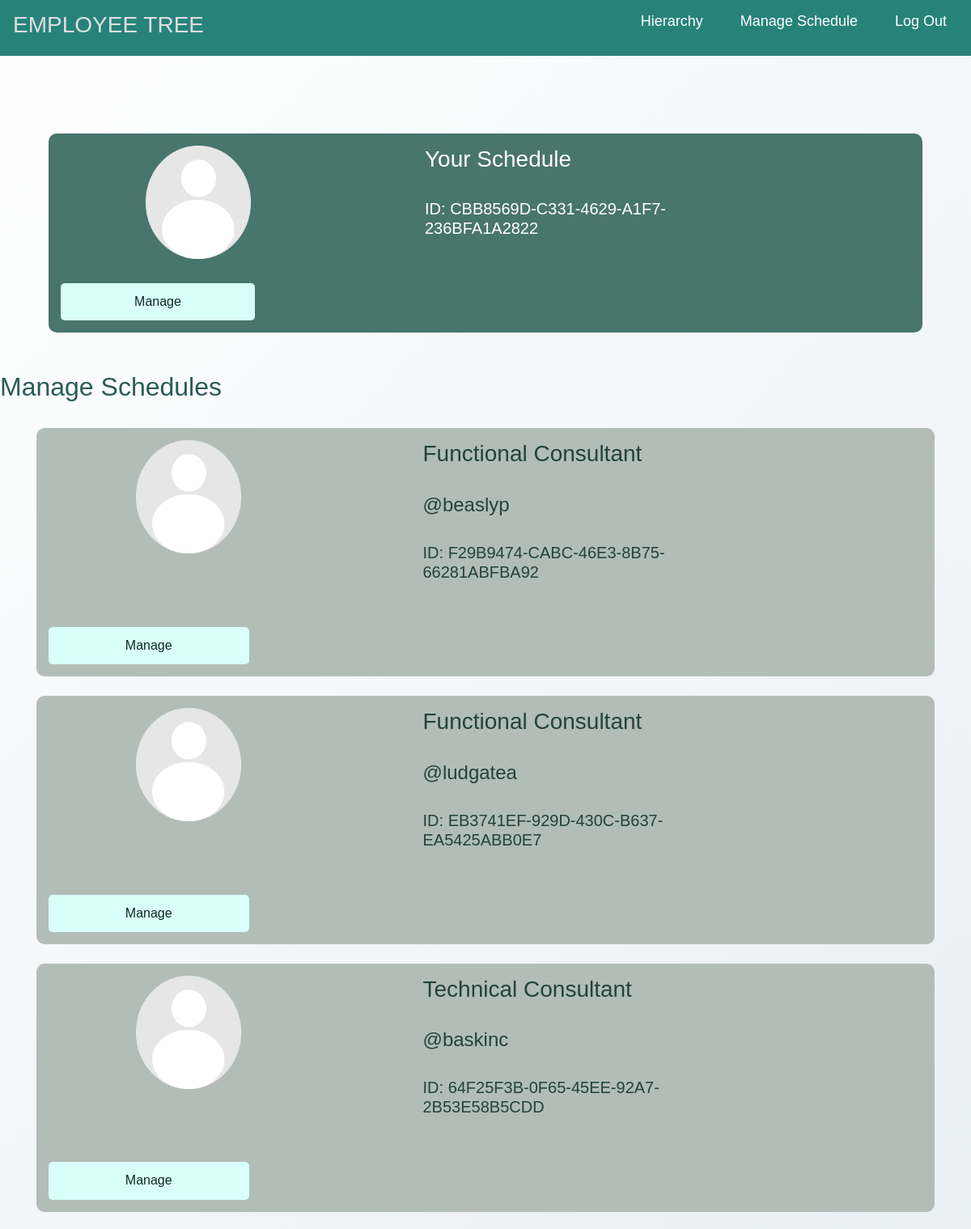
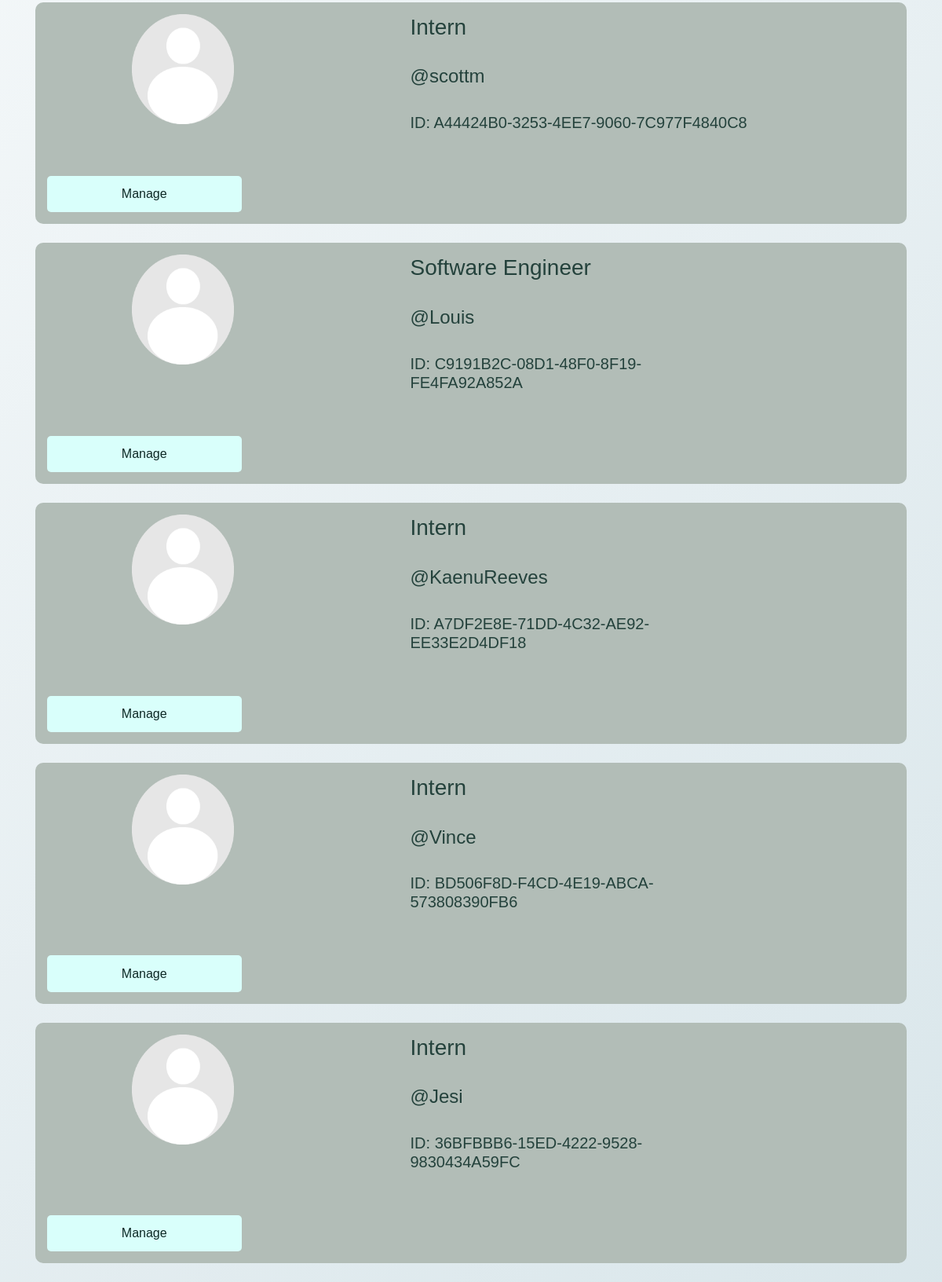
The page /manage.php (signed in) on the database its author committed (2 pictures, top to bottom).
### tables this page shows
CREATE TABLE `tbusers` (
  `id` int(100) NOT NULL,
  `username` varchar(100) NOT NULL,
  `firstname` varchar(100) NOT NULL,
  `surname` varchar(100) NOT NULL,
  `password` varchar(255) NOT NULL,
  `title` varchar(100) NOT NULL,
  `reports_to` varchar(255) NOT NULL,
  `idt` varchar(255) NOT NULL
);

### manage.php (the view, shortened to what this page needs)
<?php
require "connection.php";
include "navbar.php";
	$UserID =  $_SESSION['id'];
?>
<!DOCTYPE html>
<html lang="en">
    <head>
        <link rel="stylesheet" type="text/css" href="css/style.css" />
        <link rel="stylesheet" href="https://cdn.jsdelivr.net/npm/bootstrap@4.3.1/dist/css/bootstrap.min.css">
    </head>
<body>
<br/><br/><br/><br/>
<div class ="container">
<div class="col-12 col-md-12" class="showCard">
                <form action="manageself.php" method="post">
					<div class="myCardMain">
                <div class= "row">
                    <div class= "col-5">
                          <img src="gallery/default profile.png" style="width:130px;height:140px; margin-left: 25%;" class='eventsGallery'/>
                    </div>
						<div class=" col-5">
							<h3>Your Schedule</h3><br/>
							<h5>ID: <?php echo $UserID?></h5><br/>
						</div>
                </div><br>
                        <div class= "row">
                           <div class="col-3">
                           <input type="submit" id="sub_butt" name="viewPage" value ="Manage">
                           </div>
                           <div class="col-3">
                           </div>
                        </div>
					</div><br>
                </form>
			  </div>
</div>
</body>
</html>
<?php
$queryShow = "SELECT * FROM tbusers WHERE reports_to = '$UserID' ";
$resultss = $conn->query($queryShow);
if($resultss->num_rows > 0)
{
	echo "<h2 class='TheMessage'>Manage Schedules</h2><br/>";
	echo '<div class="container">
	<div class="row">';
	while ($row = $resultss->fetch_assoc())
	{
		$CurrentEmployee =$row["idt"];
		echo '<div class="col-12 col-md-12" class="showCard">
					<div class="myCard">
                <div class= "row">
                    <div class= "col-5">
                          <img src="gallery/default profile.png" style="width:130px;height:140px; margin-left: 25%;" class= “eventsGallery"/>
                    </div>
						<div class=" col-5">'.
							'<h3>'.$row["title"].'</h3><br/>'.
                            '<h4>@'.$row["username"].'</h4><br/>'.
							'<h5>ID: '.$row["idt"].'</h5><br/>'.
						'</div>
                </div><br>
                        <div class= "row">
                            <div class="col-3">
                            <form action="manageuser.php" method="post">
                                <input type="submit" id="sub_butt" name="viewPage" value ="Manage">
                                <input type="hidden"  name="user_stuff" value="'.$CurrentEmployee.'">
                            </form>
                            </div>
                           <div class="col-3">';
                           echo '
                           </div>
                        </div>
					</div><br>
			  </div>';
	}
	echo '</div>';
	echo '</div>';
}
else{
	echo "<h1 class='TheMessage'> No One reports to you :)</h1>";
}
?>

### CSS/navstyle.css (style rules this page uses)
* { margin: 0; padding: 0; box-sizing: border-box; font-family: montserratreg; }

### CSS/style.css (style rules this page uses)
* { font-family: Arial, Helvetica, sans-serif; }
.TheMessage { color: rgb(42, 92, 87); }
.myCard { background-color: #b2bdb7; min-height: 350px auto; border-radius: 10px; padding: 15px; word-wrap: break-word; color:#24423c; }
.myCardMain { background-color: #48756c; min-height: 350px auto; border-radius: 10px; padding: 15px; color: white; }
body { background: linear-gradient(-45deg, #fdf5f3, #c3dbd4, #cddee4, #ffffff); background-size: 400% 400%; animation: gradient 15s ease infinite; height: auto; background-color: rgb(231, 231, 231); }
#sub_butt { width: 100%; background: #d9fffb; color: #0e2926; border: none; cursor: pointer; padding: 0.7rem 1rem; transition: all 0.3 ease; border-radius: 5px; }

### rows shown on the page
tbusers: title "Functional Consultant", username "beaslyp", idt "F29B9474-CABC-46E3-8B75-66281ABFBA92"
tbusers: title "Functional Consultant", username "ludgatea", idt "EB3741EF-929D-430C-B637-EA5425ABB0E7"
tbusers: title "Technical Consultant", username "baskinc", idt "64F25F3B-0F65-45EE-92A7-2B53E58B5CDD"
tbusers: title "Intern", username "scottm", idt "A44424B0-3253-4EE7-9060-7C977F4840C8"
tbusers: title "Software Engineer", username "Louis", idt "C9191B2C-08D1-48F0-8F19-FE4FA92A852A"
tbusers: title "Intern", username "KaenuReeves", idt "A7DF2E8E-71DD-4C32-AE92-EE33E2D4DF18"
tbusers: title "Intern", username "Vince", idt "BD506F8D-F4CD-4E19-ABCA-573808390FB6"
tbusers: title "Intern", username "Jesi", idt "36BFBBB6-15ED-4222-9528-9830434A59FC"

### other values the page prints
$UserID "CBB8569D-C331-4629-A1F7-236BFA1A2822"
